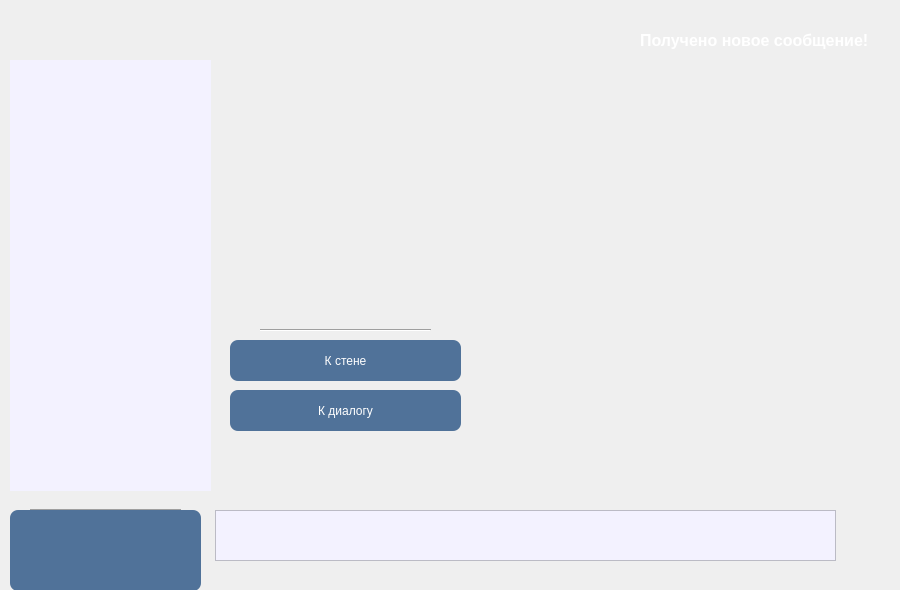
<?xml version="1.0" encoding="UTF-8"?>
<ui version="4.0">
 <class>Form</class>
 <widget class="QWidget" name="Form">
  <property name="geometry">
   <rect>
    <x>0</x>
    <y>0</y>
    <width>900</width>
    <height>590</height>
   </rect>
  </property>
  <property name="maximumSize">
   <size>
    <width>900</width>
    <height>590</height>
   </size>
  </property>
  <property name="windowTitle">
   <string>Form</string>
  </property>
  <property name="windowIcon">
   <iconset resource="res.qrc">
    <normaloff>:/beauty_vk.png</normaloff>:/beauty_vk.png</iconset>
  </property>
  <widget class="QListWidget" name="l_contacts">
   <property name="geometry">
    <rect>
     <x>10</x>
     <y>60</y>
     <width>201</width>
     <height>431</height>
    </rect>
   </property>
   <property name="cursor" stdset="0">
    <cursorShape>PointingHandCursor</cursorShape>
   </property>
   <property name="styleSheet">
    <string notr="true">font-family: 'Tahoma';
font-size: 0.9rem;
color: #5e5e5e;
background-color: rgb(243, 242, 255);
border: none;</string>
   </property>
  </widget>
  <widget class="QProgressBar" name="progressBar">
   <property name="geometry">
    <rect>
     <x>10</x>
     <y>540</y>
     <width>191</width>
     <height>31</height>
    </rect>
   </property>
   <property name="cursor">
    <cursorShape>WaitCursor</cursorShape>
   </property>
   <property name="value">
    <number>24</number>
   </property>
  </widget>
  <widget class="Chat" name="chat" native="true">
   <property name="geometry">
    <rect>
     <x>210</x>
     <y>10</y>
     <width>681</width>
     <height>551</height>
    </rect>
   </property>
   <property name="cursor">
    <cursorShape>ArrowCursor</cursorShape>
   </property>
   <property name="mouseTracking">
    <bool>true</bool>
   </property>
   <widget class="myQTextEdit" name="t_edit">
    <property name="enabled">
     <bool>false</bool>
    </property>
    <property name="geometry">
     <rect>
      <x>5</x>
      <y>500</y>
      <width>621</width>
      <height>51</height>
     </rect>
    </property>
    <property name="cursor" stdset="0">
     <cursorShape>IBeamCursor</cursorShape>
    </property>
    <property name="styleSheet">
     <string notr="true">font-family: 'Tahoma';
font-size: 0.8rem;
color: #5e5e5e;
background-color: rgb(243, 242, 255);</string>
    </property>
   </widget>
   <widget class="QPushButton" name="b_sent">
    <property name="enabled">
     <bool>false</bool>
    </property>
    <property name="geometry">
     <rect>
      <x>622</x>
      <y>501</y>
      <width>61</width>
      <height>51</height>
     </rect>
    </property>
    <property name="cursor">
     <cursorShape>PointingHandCursor</cursorShape>
    </property>
    <property name="styleSheet">
     <string notr="true">background-color: none;
border: none;</string>
    </property>
    <property name="text">
     <string/>
    </property>
   </widget>
   <zorder>t_edit</zorder>
   <zorder>b_sent</zorder>
   <zorder>wall</zorder>
  </widget>
  <widget class="QLabel" name="label_2">
   <property name="geometry">
    <rect>
     <x>10</x>
     <y>10</y>
     <width>201</width>
     <height>50</height>
    </rect>
   </property>
   <property name="text">
    <string/>
   </property>
  </widget>
  <widget class="Line" name="line">
   <property name="geometry">
    <rect>
     <x>30</x>
     <y>500</y>
     <width>151</width>
     <height>20</height>
    </rect>
   </property>
   <property name="orientation">
    <enum>Qt::Horizontal</enum>
   </property>
  </widget>
  <widget class="QPushButton" name="home">
   <property name="geometry">
    <rect>
     <x>10</x>
     <y>510</y>
     <width>191</width>
     <height>81</height>
    </rect>
   </property>
   <property name="cursor">
    <cursorShape>PointingHandCursor</cursorShape>
   </property>
   <property name="styleSheet">
    <string notr="true">background-color: #507299;
border: none;
font: 75 13pt &quot;Latha&quot;;
color: rgb(255, 255, 255);
border-radius: 8px;
background: url(home.png)</string>
   </property>
   <property name="text">
    <string/>
   </property>
   <property name="checkable">
    <bool>false</bool>
   </property>
  </widget>
  <widget class="Chat" name="page" native="true">
   <property name="geometry">
    <rect>
     <x>210</x>
     <y>10</y>
     <width>681</width>
     <height>571</height>
    </rect>
   </property>
   <property name="cursor">
    <cursorShape>PointingHandCursor</cursorShape>
   </property>
   <property name="mouseTracking">
    <bool>true</bool>
   </property>
   <widget class="QPushButton" name="wallButton">
    <property name="geometry">
     <rect>
      <x>20</x>
      <y>330</y>
      <width>231</width>
      <height>41</height>
     </rect>
    </property>
    <property name="cursor">
     <cursorShape>PointingHandCursor</cursorShape>
    </property>
    <property name="styleSheet">
     <string notr="true">background-color: #507299;
border: none;
font: 75 13pt &quot;Latha&quot;;
color: rgb(255, 255, 255);
border-radius: 8px;</string>
    </property>
    <property name="text">
     <string>К стене</string>
    </property>
   </widget>
   <widget class="QPushButton" name="dialogButton">
    <property name="geometry">
     <rect>
      <x>20</x>
      <y>380</y>
      <width>231</width>
      <height>41</height>
     </rect>
    </property>
    <property name="styleSheet">
     <string notr="true">background-color: #507299;
border: none;
font: 75 13pt &quot;Latha&quot;;
color: rgb(255, 255, 255);
border-radius: 8px;</string>
    </property>
    <property name="text">
     <string>К диалогу</string>
    </property>
   </widget>
   <widget class="Line" name="line_2">
    <property name="geometry">
     <rect>
      <x>50</x>
      <y>310</y>
      <width>171</width>
      <height>20</height>
     </rect>
    </property>
    <property name="orientation">
     <enum>Qt::Horizontal</enum>
    </property>
   </widget>
   <zorder>dialogButton</zorder>
   <zorder>wallButton</zorder>
   <zorder>line_2</zorder>
  </widget>
  <widget class="Chat" name="wall" native="true">
   <property name="geometry">
    <rect>
     <x>210</x>
     <y>10</y>
     <width>681</width>
     <height>571</height>
    </rect>
   </property>
   <property name="cursor">
    <cursorShape>ArrowCursor</cursorShape>
   </property>
   <property name="mouseTracking">
    <bool>true</bool>
   </property>
   <widget class="QPushButton" name="profileButton">
    <property name="geometry">
     <rect>
      <x>390</x>
      <y>510</y>
      <width>221</width>
      <height>41</height>
     </rect>
    </property>
    <property name="cursor">
     <cursorShape>PointingHandCursor</cursorShape>
    </property>
    <property name="styleSheet">
     <string notr="true">background-color: rgba(80, 114, 153, 195);
border: none;
font: 75 13pt &quot;Latha&quot;;
color: rgb(255, 255, 255);
border-radius: 8px;</string>
    </property>
    <property name="text">
     <string>К профилю</string>
    </property>
   </widget>
   <widget class="QPushButton" name="dialogButton_2">
    <property name="geometry">
     <rect>
      <x>70</x>
      <y>510</y>
      <width>221</width>
      <height>41</height>
     </rect>
    </property>
    <property name="cursor">
     <cursorShape>PointingHandCursor</cursorShape>
    </property>
    <property name="styleSheet">
     <string notr="true">background-color: rgba(80, 114, 153, 195);
border: none;
font: 75 13pt &quot;Latha&quot;;
color: rgb(255, 255, 255);
border-radius: 8px;</string>
    </property>
    <property name="text">
     <string>К диалогу</string>
    </property>
   </widget>
  </widget>
  <widget class="QLabel" name="newMes">
   <property name="geometry">
    <rect>
     <x>640</x>
     <y>20</y>
     <width>231</width>
     <height>41</height>
    </rect>
   </property>
   <property name="font">
    <font>
     <family>Arial</family>
     <pointsize>12</pointsize>
     <weight>75</weight>
     <bold>true</bold>
     <underline>false</underline>
     <stylestrategy>PreferDefault</stylestrategy>
    </font>
   </property>
   <property name="styleSheet">
    <string notr="true">color: rgb(255, 255, 255);</string>
   </property>
   <property name="text">
    <string>Получено новое сообщение!</string>
   </property>
  </widget>
  <zorder>l_contacts</zorder>
  <zorder>progressBar</zorder>
  <zorder>label_2</zorder>
  <zorder>line</zorder>
  <zorder>home</zorder>
  <zorder>wall</zorder>
  <zorder>page</zorder>
  <zorder>chat</zorder>
  <zorder>newMes</zorder>
 </widget>
 <customwidgets>
  <customwidget>
   <class>myQTextEdit</class>
   <extends>QTextEdit</extends>
   <header>myqtextedit.h</header>
  </customwidget>
  <customwidget>
   <class>Chat</class>
   <extends>QWidget</extends>
   <header>chat.h</header>
   <container>1</container>
  </customwidget>
 </customwidgets>
 <resources>
  <include location="res.qrc"/>
 </resources>
 <connections/>
</ui>
